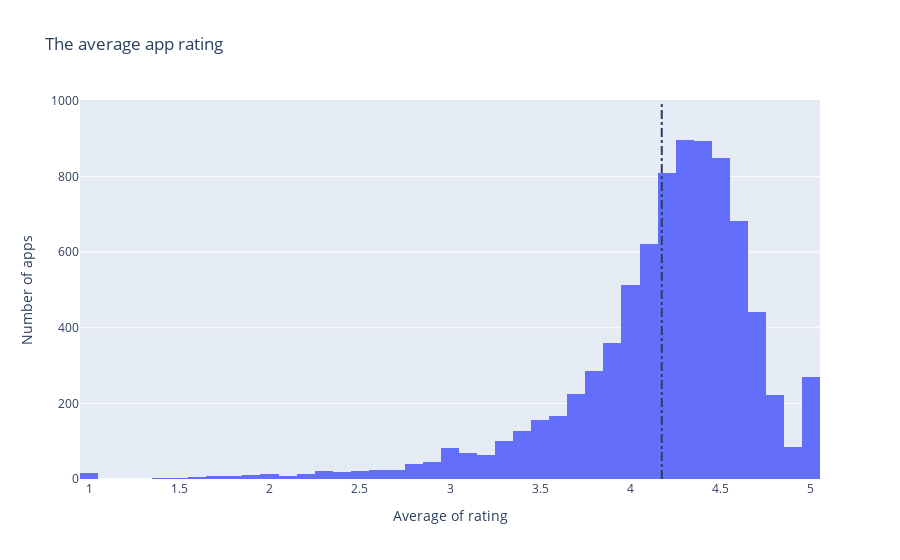

Source (notebook cell):
### Markdown cell above
## 5. Distribution of app ratings
<p>After having witnessed the market share for each category of apps, let's see how all these apps perform on an average. App ratings (on a scale of 1 to 5) impact the discoverability, conversion of apps as well as the company's overall brand image. Ratings are a key performance indicator of an app.</p>
<p>From our research, we found that the average volume of ratings across all app categories is <code>4.17</code>. The histogram plot is skewed to the left indicating that the majority of the apps are highly rated with only a few exceptions in the low-rated apps.</p>

### Code cell
# Average rating of apps
avg_app_rating = apps['Rating'].mean()
print('Average app rating = ', avg_app_rating)

# Distribution of apps according to their ratings
data = [go.Histogram(
        x = apps['Rating']
)]

# Vertical dashed line to indicate the average app rating
layout = {'shapes': [{
              
              'type' :'line',
              'x0': avg_app_rating,
              'y0': 0,
              'x1': avg_app_rating,
              'y1': 1000,
              'line': { 'dash': 'dashdot'}
          }],
        'title':'The average app rating',
        'xaxis': { 'title': 'Average of rating'},
        'yaxis': { 'title': 'Number of apps'}
        }
          

plotly.offline.iplot({'data': data, 'layout': layout})

### Figure 1 — Plotly figure (JSON) as saved in the notebook; plotly's stock layout.template omitted (floating-point values rounded to 4 significant figures; data arrays with more than 128 entries replaced by an {"elided": "..."} marker saying what was removed)
{"data": [{"type": "histogram", "x": {"elided": "9659 float values"}}], "layout": {"shapes": [{"line": {"dash": "dashdot"}, "type": "line", "x0": 4.173, "x1": 4.173, "y0": 0, "y1": 1000}], "title": {"text": "The average app rating"}, "xaxis": {"title": {"text": "Average of rating"}}, "yaxis": {"title": {"text": "Number of apps"}}}}
